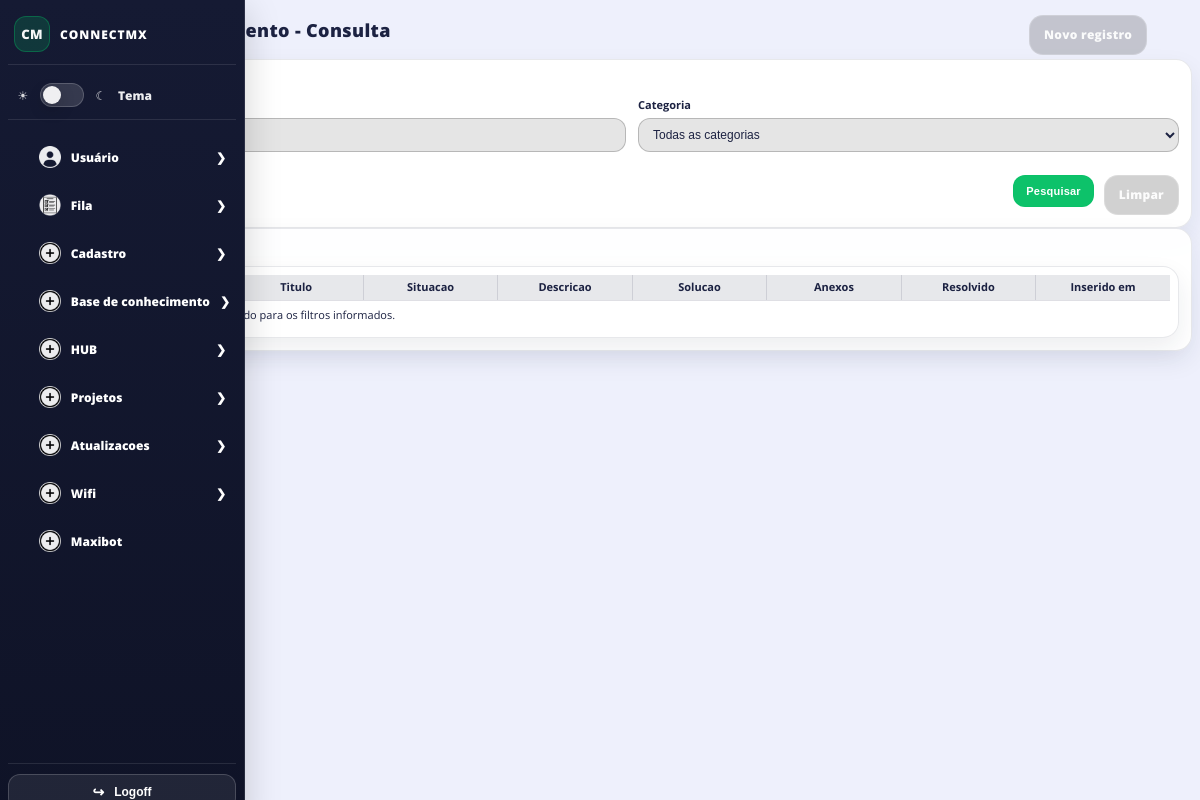
/knowledge/base/consult/ (signed in), run on an earlier commit of the app's database.
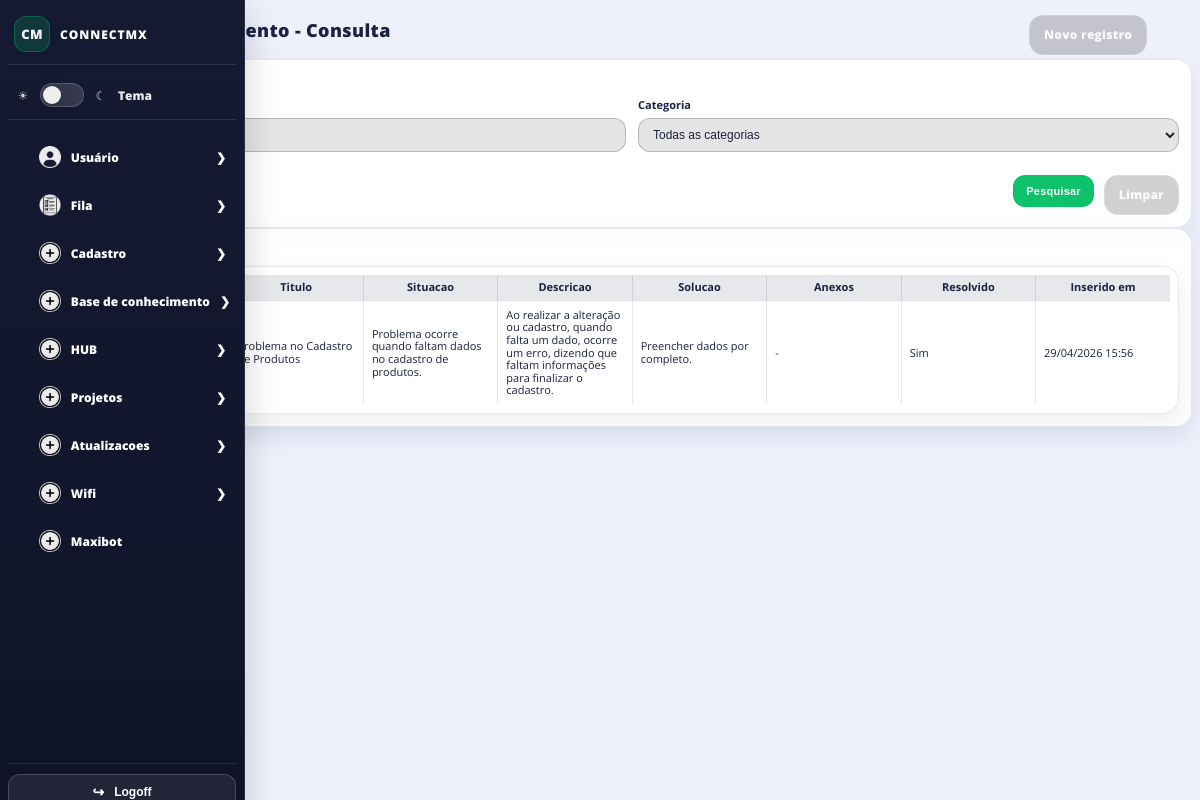
And on a later commit of the database.
### tiqueue/models.py (models this page shows, shortened)
class KnowledgeEntry(models.Model):
    category = models.ForeignKey(KnowledgeCategory, on_delete=models.PROTECT, related_name="entries")
    title = models.CharField(max_length=180)
    trigger = models.TextField(help_text="Situacao/problema que gerou a anotacao.")
    description = models.TextField(help_text="Descricao detalhada do problema.")
    impact = models.TextField(blank=True, null=True)
    workaround = models.TextField(blank=True, null=True)
    root_cause = models.TextField(blank=True, null=True)
    resolution = models.TextField(blank=True, null=True)
    tags = models.CharField(max_length=220, blank=True, null=True)
    is_resolved = models.BooleanField(default=False)
    created_by = models.ForeignKey("accounts.User", on_delete=models.SET_NULL, null=True, blank=True)
    inserted_at = models.DateTimeField(auto_now_add=True)
    updated_at = models.DateTimeField(auto_now=True)
    class Meta:
        ordering = ["-inserted_at", "-id"]

### tiqueue/views.py (the view)
# urls.py: path('knowledge/base/consult/', views.knowledgeConsultPage, name='knowledgeConsultPage')
@login_required
def knowledgeConsultPage(request):
    title_q = (request.GET.get("title") or "").strip()
    category_id = (request.GET.get("category") or "").strip()
    categories = KnowledgeCategory.objects.filter(is_active=True).order_by("sort_order", "name", "id")
    entries_qs = KnowledgeEntry.objects.select_related("category", "created_by").prefetch_related("attachments").all()
    if title_q:
        entries_qs = entries_qs.filter(title__icontains=title_q)
    if category_id:
        try:
            entries_qs = entries_qs.filter(category_id=int(category_id))
        except Exception:
            pass
    entries = entries_qs.order_by("-inserted_at", "-id")
    return render(
        request,
        "tiqueue/knowledge_consult.html",
        {
            "entries": entries,
            "categories": categories,
            "title_q": title_q,
            "selected_category": category_id,
        },
    )

### templates/tiqueue/knowledge_consult.html (shortened to what this page needs)
{% load static %}
<!DOCTYPE html>
<head>
    <link rel="stylesheet" href="{% static '/style/theme.css'%}">
    <link rel="stylesheet" href="{% static '/style/mainQueue.css'%}">
</head>
<body>
    {% include 'partials/sidebar.html' %}
    <div class="queue_main checklist-page">
        <div class="headerMain">
            <div class="headerTitle">
                <h1>Base de Conhecimento - Consulta</h1>
            </div>
            <div class="headerButton">
                <div class="queue-toolbar">
                    <a class="queue-secondary-btn" href="{% url 'knowledgeEntriesPage' %}">Novo registro</a>
                </div>
            </div>
        </div>
        <div class="checklist-card">
            <div class="checklist-card-title">Filtros</div>
            <form method="GET" class="checklist-form">
                <div class="checklist-section-grid">
                    <div class="field">
                        <label for="kbTitle">Titulo</label>
                        <input id="kbTitle" class="queue-input-sm table-input" type="search" name="title" value="{{ title_q }}" placeholder="Buscar por titulo...">
                    </div>
                    <div class="field">
                        <label for="kbCategory">Categoria</label>
                        <select id="kbCategory" class="queue-input-sm table-input" name="category">
                            <option value="">Todas as categorias</option>
                        </select>
                    </div>
                </div>
                <div class="modal-actions">
                    <button type="submit" class="queue-primary-btn">Pesquisar</button>
                    <a href="{% url 'knowledgeConsultPage' %}" class="queue-secondary-btn">Limpar</a>
                </div>
            </form>
        </div>
        <div class="checklist-card">
            <div class="checklist-card-title">Resultados</div>
            <div class="checklist-table projects-table-wrap">
                <table class="projects-manage-table">
                    <thead>
                        <tr>
                            <th>Categoria</th>
                            <th>Titulo</th>
                            <th>Situacao</th>
                            <th>Descricao</th>
                            <th>Solucao</th>
                            <th>Anexos</th>
                            <th>Resolvido</th>
                            <th>Inserido em</th>
                        </tr>
                    </thead>
                    <tbody>
                        {% for e in entries %}
                            <tr>
                                <td>{{ e.category.name }}</td>
                                <td><a href="{% url 'knowledgeEntryDetailPage' e.id %}">{{ e.title }}</a></td>
                                <td>{{ e.trigger }}</td>
                                <td>{{ e.description }}</td>
                                <td>{{ e.resolution|default:'-' }}</td>
                                <td>
                                    {% for a in e.attachments.all %}
                                        <a href="{{ a.file.url }}" target="_blank" rel="noopener">{{ a.original_name|default:a.file.name }}</a>{% if not forloop.last %}<br>{% endif %}
                                    {% empty %}
                                        -
                                    {% endfor %}
                                </td>
                                <td>{% if e.is_resolved %}Sim{% else %}Nao{% endif %}</td>
                                <td>{{ e.inserted_at|date:"d/m/Y H:i" }}</td>
                            </tr>
                        {% empty %}
                            <tr><td colspan="8" class="queue-empty">Nenhum registro encontrado para os filtros informados.</td></tr>
                        {% endfor %}
                    </tbody>
                </table>
            </div>
        </div>
    </div>
</body>

### templates/partials/sidebar.html (shortened to what this page needs)
{% load static %}
<div class="sidebar">
    <div class="sidebar_brand" aria-label="ConnectMX">
        <div class="brand_mark" aria-hidden="true">CM</div>
    </div>
    <div class="sidebar_theme" aria-label="Tema">
        <div class="theme-toggle">
            <label class="theme-switch" title="Alternar tema">
                <span class="theme-slider"></span>
            </label>
        </div>
    </div>
    <ul class="sidebar_menu">
        <li class="dropdown">
            <div class="dropdown_button" onclick="toggleDrop(this)">
                <div class="dropdownHeader">
                    <img src="{% static 'assets/i_user.png' %}" class="sidebar_icon" alt="">
                </div>
            </div>
            <div class="dropdown_button" onclick="toggleDrop(this)">
                <div class="dropdownHeader">
                    <img src="{% static 'assets/i_fila.png' %}" class="sidebar_icon" alt="">
                </div>
            </div>
            <div class="dropdown_button" onclick="toggleDrop(this)">
                <div class="dropdownHeader">
                    <img src="{% static 'assets/i_cadastro.png' %}" class="sidebar_icon" alt="">
                </div>
            </div>
            <div class="dropdown_button" onclick="toggleDrop(this)">
                <div class="dropdownHeader">
                    <img src="{% static 'assets/i_cadastro.png' %}" class="sidebar_icon" alt="">
                </div>
            </div>
            <div class="dropdown_button" onclick="toggleDrop(this)">
                <div class="dropdownHeader">
                    <img src="{% static 'assets/i_cadastro.png' %}" class="sidebar_icon" alt="">
                </div>
            </div>
            <div class="dropdown_button" onclick="toggleDrop(this)">
                <div class="dropdownHeader">
                    <img src="{% static 'assets/i_cadastro.png' %}" class="sidebar_icon" alt="">
                </div>
            </div>
            <div class="dropdown_button" onclick="toggleDrop(this)">
                <div class="dropdownHeader">
                    <img src="{% static 'assets/i_cadastro.png' %}" class="sidebar_icon" alt="">
                </div>
            </div>
            <div class="dropdown_button" onclick="toggleDrop(this)">
                <div class="dropdownHeader">
                    <img src="{% static 'assets/i_cadastro.png' %}" class="sidebar_icon" alt="">
                </div>
            </div>
            <div class="dropdown_button">
                <a href="{% url 'maxibotPage' %}">
                    <div class="dropdownHeader">
                        <img src="{% static 'assets/i_cadastro.png' %}" class="sidebar_icon" alt="">
                    </div>
                </a>
            </div>
        </li>
    </ul>
    <div class="sidebar_footer">
        <form method="POST" action="{% url 'logoutPage' %}">
            <button type="submit" class="sidebar_logout_btn" title="Encerrar sessao">
                <span class="sidebar_logout_icon" aria-hidden="true">&#x21AA;</span>
            </button>
        </form>
    </div>
</div>

### connect/static/style/theme.css (style rules this page uses)
.theme-toggle { display: inline-flex; align-items: center; gap: 8px; user-select: none; }
.theme-switch { position: relative; width: 44px; height: 24px; display: inline-block; }
.theme-slider { position: absolute; inset: 0; border-radius: 999px; background: rgba(255, 255, 255, 0.14); border: 1px solid rgba(255, 255, 255, 0.18); transition: background-color 0.2s ease, border-color 0.2s ease, box-shadow 0.2s ease; }
.theme-slider::before { content: ""; position: absolute; width: 18px; height: 18px; left: 2px; top: 50%; transform: translateY(-50%); border-radius: 999px; background: rgba(255, 255, 255, 0.92); box-shadow: 0 6px 16px rgba(0, 0, 0, 0.18); transition: transform 0.2s ease, background-color 0.2s ease; }

What changed in the data, as far as the page shows it:
added KnowledgeEntry: title "Problema no Cadastro de Produtos", trigger "Problema ocorre quando faltam dados no cadastro de produtos.", description "Ao realizar a alteração ou cadastro, quando falta um dado, ocorre um erro, dizendo que faltam informações para finalizar o cadastro.", resolution "Preencher dados por completo.", is_resolved "Sim", inserted_at "29/04/2026 15:56"
Also different on the page:
text no longer shown: "Nenhum registro encontrado para os filtros informados."
